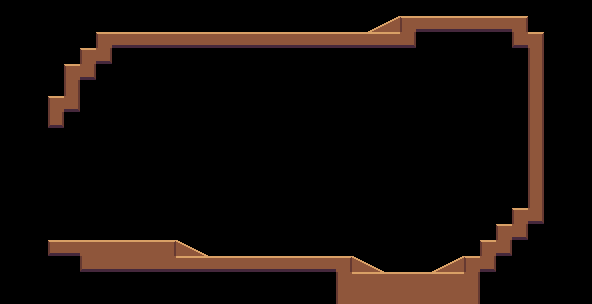

Rendered tile map (Tiled .tmx) drawn with the repository's tilesets; below, a short description and the map source with its tile grids summarised:
An orthogonal 37x19 tile map with 16x16 px tiles, 2 tile layers (prototype, terrain).

<map version="1.9" tiledversion="1.9.2" orientation="orthogonal" renderorder="right-down" width="37" height="19" tilewidth="16" tileheight="16" infinite="0" nextlayerid="3" nextobjectid="1">
 <properties>
  <property name="DeleteTiles" type="bool" value="true" />
 </properties>
 <tileset firstgid="1" source="Example.tsx" />
 <layer id="1" name="prototype" width="37" height="19">
  <data>[703 cells, 703 non-empty, 2 distinct tile ids]</data>
 </layer>
 <layer id="2" name="terrain" width="37" height="19">
  <data>[703 cells, 107 non-empty, 19 distinct tile ids]</data>
 </layer>
</map>